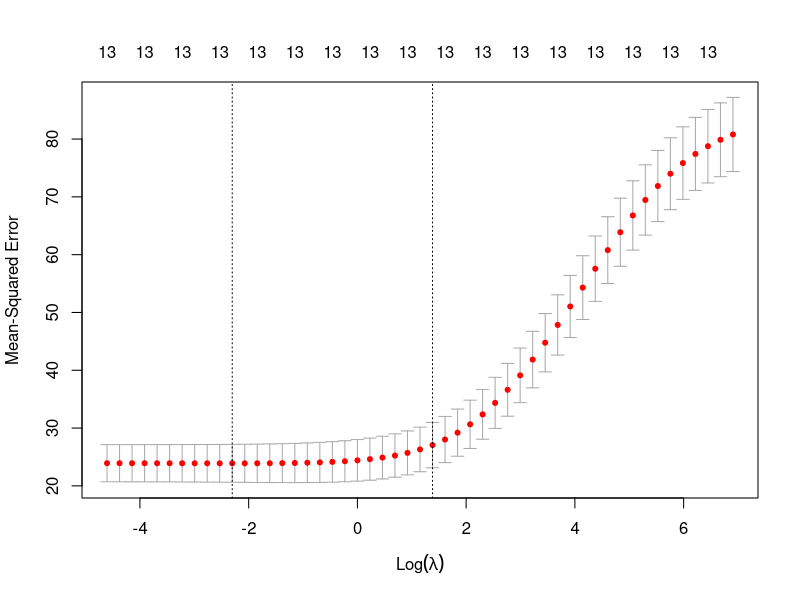

Write R code to recreate this figure.
## ---- chunk 1
library(mlbench)
data(BostonHousing)
str(BostonHousing)

## ---- chunk 2
library(tidyverse)
library(broom)
library(glmnet)

# Define the responce variable
y = BostonHousing$medv
# Put all the predictors in a data matrix
x = BostonHousing %>% select(crim,zn,indus,chas,nox,rm,age,dis,rad,tax,ptratio,b,lstat) %>% data.matrix()

# Specify a range for Lambda
lambdas = 10^seq(3, -2, by = -.1)

# Ridge regression involves tuning a hyperparameter lambda, and it runs the model many times for different values of lambda
fit <- glmnet(x, y, alpha = 0, lambda = lambdas) # alpha=0 in ridge

# Use Cross Validation to find Best Lambda and how well the model generalises
cv_fit <- cv.glmnet(x, y, alpha = 0, lambda = lambdas)

# Lowest point in the curve indicates the optimal lambda
plot(cv_fit)

## ---- chunk 3
optlambda <- cv_fit$lambda.min
optlambda # log value of lambda that best minimised the error

## ---- chunk 4
# Predicting values and computing an R2 value for the data we trained on
 y_predicted <- predict(fit, s = optlambda, newx = x) # newx contanins the matrix of the predicted values

# Sum of Squares Total and Error
sst <- sum(y^2)
sse <- sum((y_predicted - y)^2)

# R squared
rsq <- 1 - sse / sst
rsq

